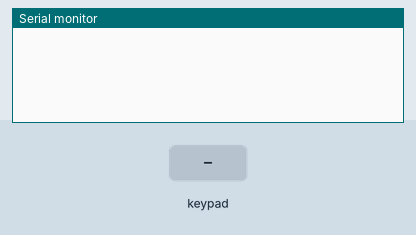
A sketch run on a simulated ESP32. Shown: the last lines printed to the serial monitor. The test bench sets the inputs (shaded band).

Above: at 1.2 s.
1.3 s: key '1' pressed
At 2.5 s:
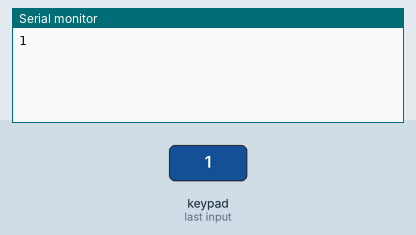
2.8 s: keypad keys 1 2 # pressed 0.4 s apart
At 4.3 s:
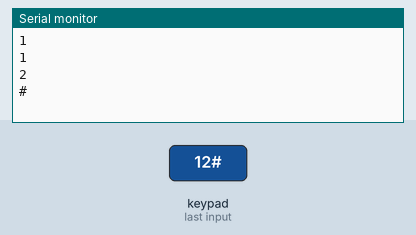
5.5 s: key '*' pressed
At 5.9 s:
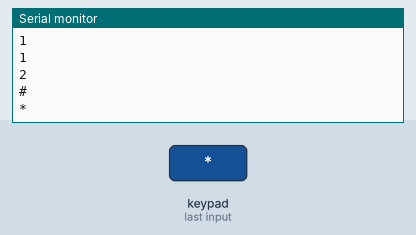
7.0 s: keypad keys 2 5 pressed 0.4 s apart
At 8.5 s:
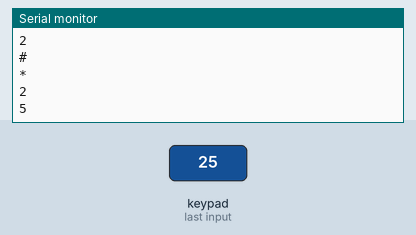
Timing chart, 0 to 10.0 s (numbered marks = the images above; inputs shaded):
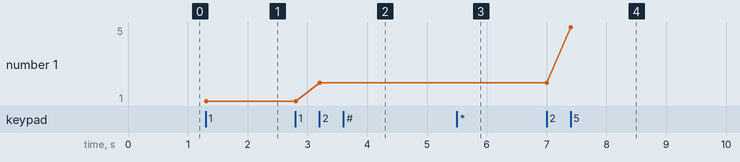

The sketch:

Keypad.ino
```cpp
/**
 * Nom du fichier :
 *  @name Keypad.ino
 * Description :
 *  @brief Code Test pour le clavier numérique
 * restrictions:
 *  Pour type de carte ESP32 Feather
 * Historique :
 *  @date 2023-05-13 @author Yanick Labelle - Entrée initiale du code.
 *  @note aucune(s)
 */

#include <Keypad.h>

#define KEYPAD1 21
#define KEYPAD2 17
#define KEYPAD3 16
#define KEYPAD4 19
#define KEYPAD5 18
#define KEYPAD6 5
#define KEYPAD7 4

const byte ROWS = 4;
const byte COLS = 3;
char keys[ROWS][COLS] = {
  { '1', '2', '3' },
  { '4', '5', '6' },
  { '7', '8', '9' },
  { '#', '0', '*' }
};
byte rowPins[ROWS] = { KEYPAD1, KEYPAD2, KEYPAD3, KEYPAD4 };
byte colPins[COLS] = { KEYPAD5, KEYPAD6, KEYPAD7 };
Keypad kp = Keypad(makeKeymap(keys), rowPins, colPins, ROWS, COLS);
char key = NO_KEY;

void setup() {
  Serial.begin(115200);
}
void loop() {
  key = kp.waitForKey();
  delay(1); // Très important
  Serial.println(key);
}
```

Measured:
- after the input at 1.3 s, the serial monitor: prints a new line at once (image 1)
- after the input at 2.8 s, the serial monitor: prints a new line after 0.41 s (image 2)
- after the input at 5.5 s, the serial monitor: prints a new line at once (image 3)
- after the input at 7.0 s, the serial monitor: prints a new line at once (image 4)
- plotted number 1: 1 → 2 after the input at 2.8 s, 2 → 5 after the input at 7.0 s
